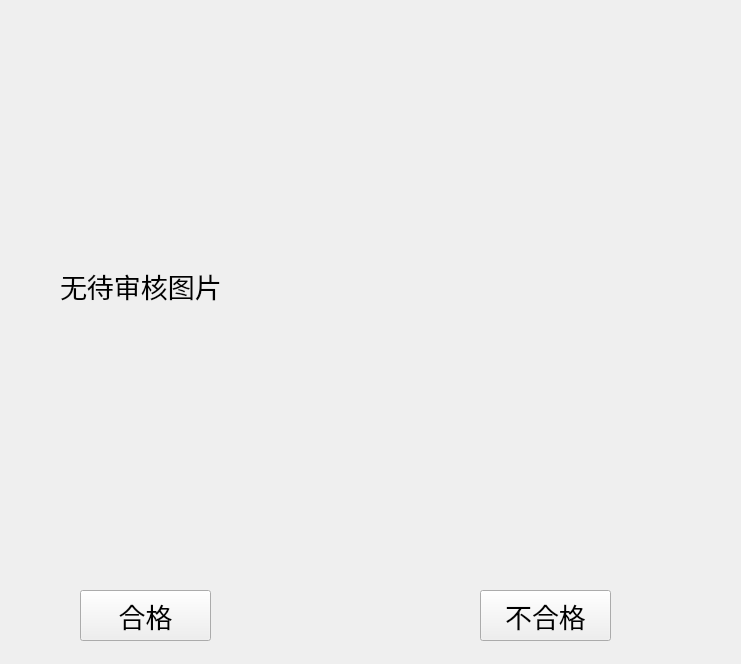
<?xml version="1.0" encoding="UTF-8"?>
<ui version="4.0">
 <class>check_page</class>
 <widget class="QWidget" name="check_page">
  <property name="geometry">
   <rect>
    <x>0</x>
    <y>0</y>
    <width>741</width>
    <height>664</height>
   </rect>
  </property>
  <property name="windowTitle">
   <string>Form</string>
  </property>
  <widget class="QLabel" name="show">
   <property name="geometry">
    <rect>
     <x>60</x>
     <y>20</y>
     <width>581</width>
     <height>531</height>
    </rect>
   </property>
   <property name="font">
    <font>
     <family>Arial</family>
     <pointsize>20</pointsize>
    </font>
   </property>
   <property name="text">
    <string>无待审核图片</string>
   </property>
  </widget>
  <widget class="QPushButton" name="pass">
   <property name="geometry">
    <rect>
     <x>80</x>
     <y>590</y>
     <width>131</width>
     <height>51</height>
    </rect>
   </property>
   <property name="font">
    <font>
     <family>Arial</family>
     <pointsize>20</pointsize>
    </font>
   </property>
   <property name="text">
    <string>合格</string>
   </property>
  </widget>
  <widget class="QPushButton" name="reject">
   <property name="geometry">
    <rect>
     <x>480</x>
     <y>590</y>
     <width>131</width>
     <height>51</height>
    </rect>
   </property>
   <property name="font">
    <font>
     <family>Arial</family>
     <pointsize>20</pointsize>
    </font>
   </property>
   <property name="text">
    <string>不合格</string>
   </property>
  </widget>
 </widget>
 <resources/>
 <connections/>
</ui>
